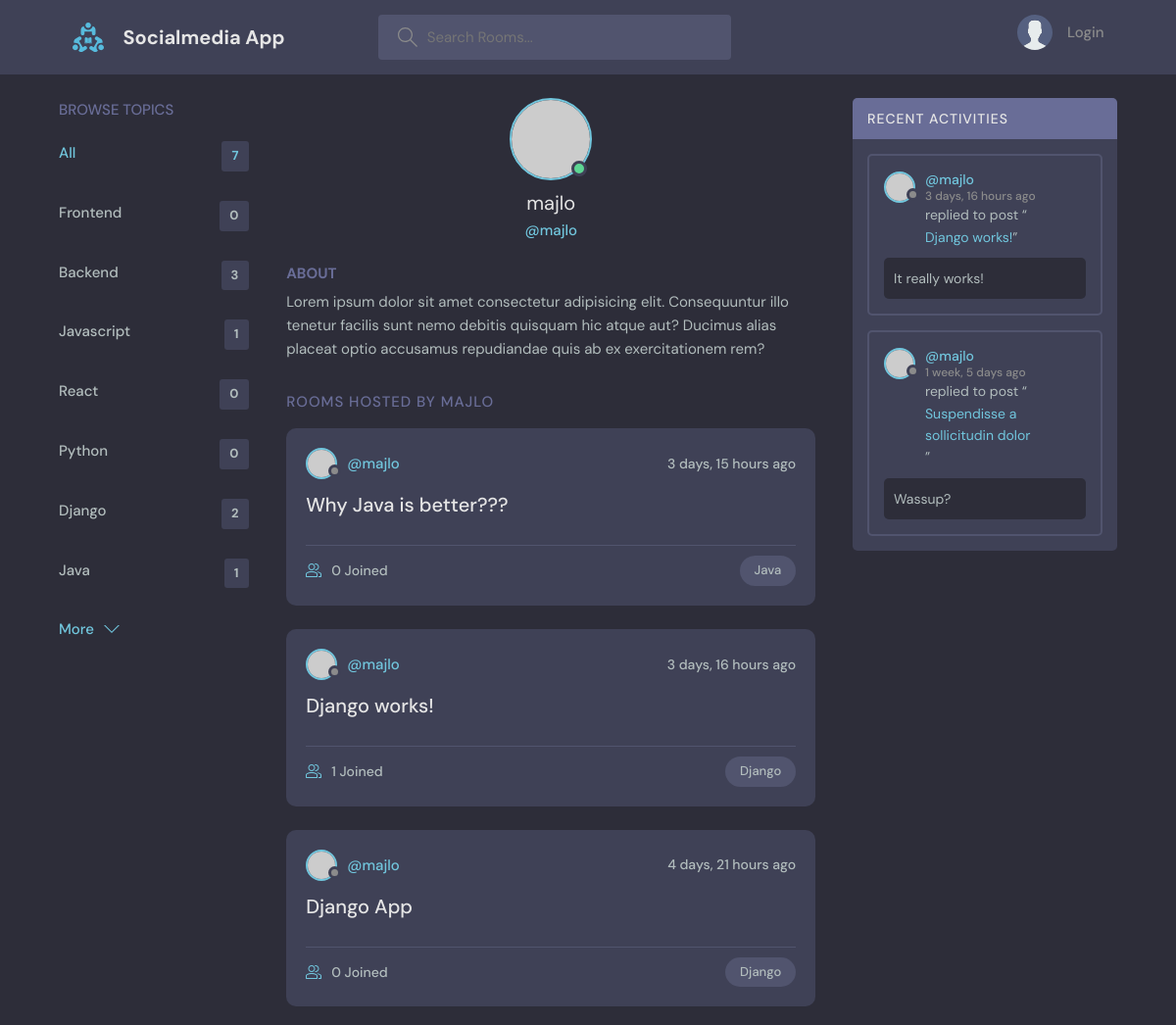
Before: /profile/1 (upper part) with the older database file.
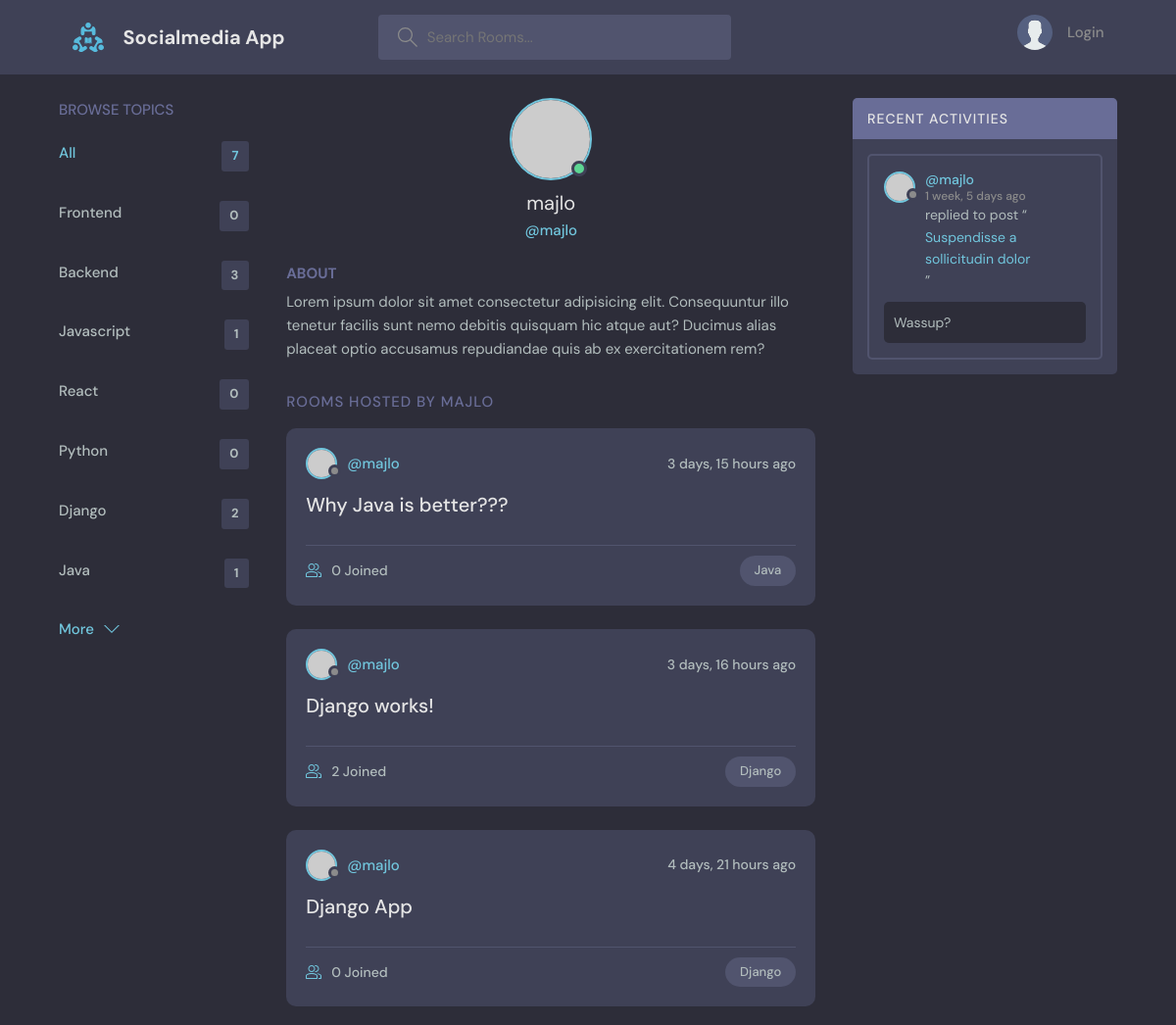
After: the same page with the newer database file.
### base/models.py (models this page shows, shortened)
class Topic(models.Model):
    name = models.CharField(max_length=200)

class Room(models.Model):
    host = models.ForeignKey(User, null=True, on_delete=models.SET_NULL)
    topic = models.ForeignKey(Topic, null=True, on_delete=models.SET_NULL)
    name = models.CharField(max_length=200)
    description = models.TextField(null=True, blank=True)
    participants = models.ManyToManyField(User, related_name="participants", blank=True)
    updated = models.DateTimeField(auto_now=True)
    created = models.DateTimeField(auto_now_add=True)
    class Meta:
        ordering = ['-updated', '-created']
    def __str__(self):
        return self.name

class Message(models.Model):
    user = models.ForeignKey(User, on_delete=models.CASCADE)
    room = models.ForeignKey(Room, null=True, on_delete=models.CASCADE)
    body = models.TextField()
    updated = models.DateTimeField(auto_now=True)
    created = models.DateTimeField(auto_now_add=True)
    class Meta:
        ordering = ['-updated', '-created']

### base/views.py (the view)
# urls.py: path('profile/<str:pk>', views.userProfile, name='user-profile'),
def userProfile(request, pk):
    user = User.objects.get(id=pk)
    rooms = user.room_set.all()
    room_messages = user.message_set.all()
    topics = Topic.objects.all()
    context = { 'user':user, 'rooms':rooms, 'room_messages':room_messages, 'topics':topics }
    return render(request, 'base/profile.html', context)

### base/templates/base/profile.html (shortened to what this page needs)
{% extends 'main.html' %}
{% block content %}
  <main class="profile-page layout layout--3">
    <div class="container">
      {% include 'base/topics_component.html' %}
      <div class="roomList">
        <div class="profile">
          <div class="profile__avatar">
            <div class="avatar avatar--large active">
              <img src="https://randomuser.me/api/portraits/men/11.jpg" />
            </div>
          </div>
          <div class="profile__info">
            <h3>{{ user.username }}</h3>
            <p>@{{ user.username }}</p>
          </div>
          <div class="profile__about">
            <h3>About</h3>
            <p>
              Lorem ipsum dolor sit amet consectetur adipisicing elit. Consequuntur illo tenetur
              facilis sunt nemo debitis quisquam hic atque aut? Ducimus alias placeat optio
              accusamus repudiandae quis ab ex exercitationem rem?
            </p>
          </div>
        </div>
        <div class="roomList__header">
          <div>
            <h2>Rooms Hosted by {{ user.username }}</a>
            </h2>
          </div>
        </div>
        {% include 'base/feed_component.html' %}
      </div>
      {% include 'base/activity_component.html' %}
    </div>
  </main>
{% endblock %}

### base/templates/base/topics_component.html
<div class="topics">
    <div class="topics__header">
        <h2>Browse Topics</h2>
    </div>
    <ul class="topics__list">
        <li>
            <a href="{% url 'home' %}" class="active">All <span>{{topics.count}}</span></a>
        </li>
        {% for topic in topics %}
            <li>
                <a href="{% url 'home' %}?q={{topic.name}}">{{ topic.name }} <span>{{topic.room_set.all.count}}</span></a>
            </li>
        {% endfor %}
    </ul>
    <a class="btn btn--link" href="{% url 'topics' %}">
        More
        <svg version="1.1" xmlns="http://www.w3.org/2000/svg" width="32" height="32" viewBox="0 0 32 32">
            <title>chevron-down</title>
            <path d="M16 21l-13-13h-3l16 16 16-16h-3l-13 13z"></path>
        </svg>
    </a>
</div>

### base/templates/base/feed_component.html (shortened to what this page needs)
{% for room in rooms %}
        <div class="roomListRoom">
            <div class="roomListRoom__header">
                <a href="{% url 'user-profile' room.host.id %}" class="roomListRoom__author">
                    <div class="avatar avatar--small">
                        <img src="https://randomuser.me/api/portraits/women/11.jpg" />
                    </div>
                    <span>@{{room.host.username}}</span>
                </a>
                <div class="roomListRoom__actions">
                    <span>{{room.created|timesince}} ago</span>
                </div>
            </div>
            <div class="roomListRoom__content">
                <a href="{% url 'room' room.id %}">{{room.name}}</a>
            </div>
            <div class="roomListRoom__meta">
                <a href="{% url 'room' room.id %}" class="roomListRoom__joined">
                    {{room.participants.all.count}} Joined
                </a>
                <p class="roomListRoom__topic">{{room.topic.name}}</p>
            </div>
        </div>
{% endfor %}

### base/templates/base/activity_component.html (shortened to what this page needs)
<div class="activities">
    <div class="activities__header">
      <h2>Recent Activities</h2>
    </div>
    {% for message in room_messages %}
        <div class="activities__box">
            <div class="activities__boxHeader roomListRoom__header">
                <a href="{% url 'user-profile' message.user.id %}" class="roomListRoom__author">
                    <div class="avatar avatar--small">
                        <img src="https://randomuser.me/api/portraits/women/11.jpg" />
                    </div>
                    <p>
                        @{{message.user.username}}
                        <span>{{ message.created|timesince}} ago</span>
                    </p>
                </a>
            </div>
            <div class="activities__boxContent">
                <p>replied to post “<a href="{% url 'room' message.room.id %}">{{ message.room }}</a>”</p>
                <div class="activities__boxRoomContent">
                    {{ message.body }}
                </div>
            </div>
        </div>
    {% endfor %}
</div>

Changed rows visible on the page:
removed Message: user.username "majlo", created "3 days, 16 hours", room "Django works!", body "It really works!"
computed for Room "Django works!": participants.all.count "1" → "2"
